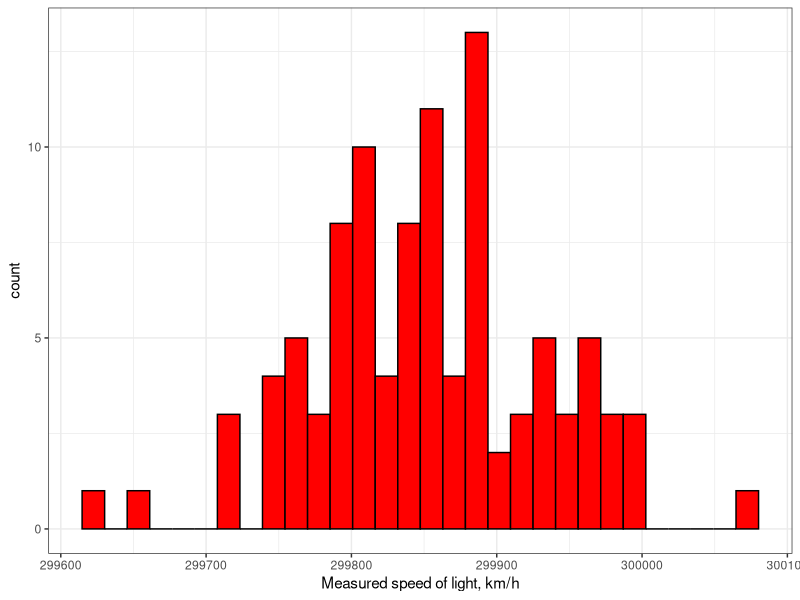
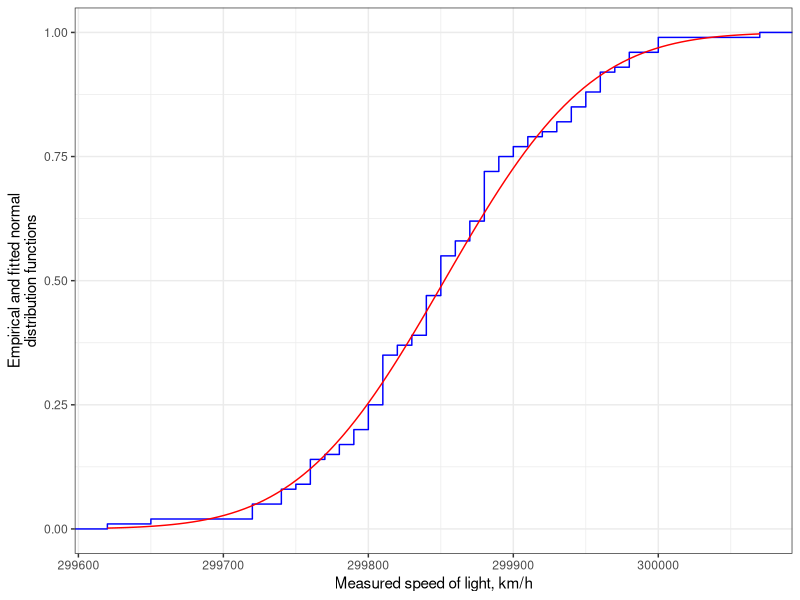
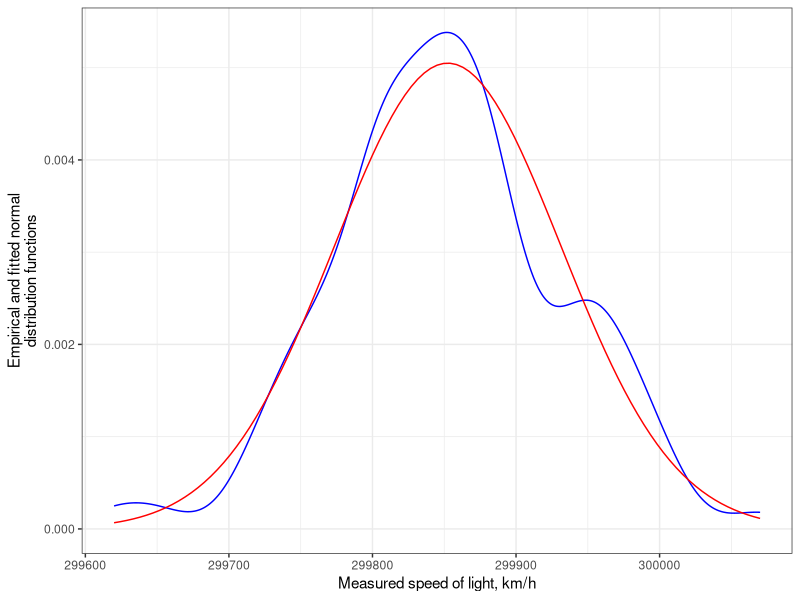
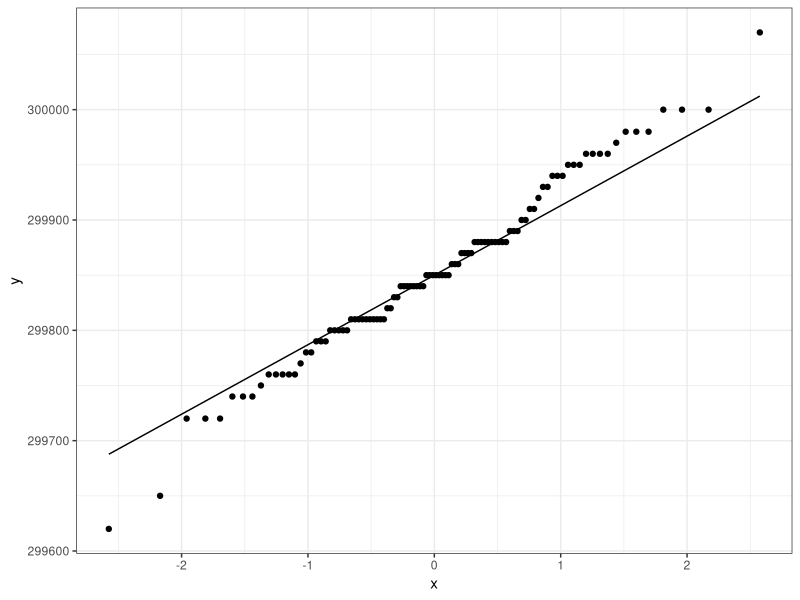

These charts were generated, in order, by the following R code:
## ---- chunk 1
library(dplyr)
library(ggplot2)
theme_set(theme_bw())
## ---- chunk 2
speed <- scan("speed.txt")

ggplot() + 
  aes(x=speed) + 
  geom_histogram(color='black', fill='red', bins=30) +
  xlab('Measured speed of light, km/h') 
## ---- chunk 3
data.frame(x=speed) %>%
  ggplot(aes(x=x)) +
  stat_ecdf(col='blue') +
  stat_function(fun = pnorm, args = list(mean=mean(speed), sd=sd(speed)), col='red')  +
  xlab('Measured speed of light, km/h') +
  ylab('Empirical and fitted normal\ndistribution functions')
## ---- chunk 4
data.frame(x=speed) %>%
  ggplot(aes(x=x)) +
  geom_density(col='blue') +
  stat_function(fun = dnorm, args = list(mean=mean(speed), sd=sd(speed)), col='red')  +
  xlab('Measured speed of light, km/h') +
  ylab('Empirical and fitted normal\ndistribution functions')
  
?geom_density
## ---- chunk 5
data.frame(x=speed) %>%
  ggplot(aes(sample=speed)) +
  stat_qq() +
  stat_qq_line() 
# your code here
## ---- chunk 6
shapiro.test(data.frame(x=speed)$x)
#data is normal
